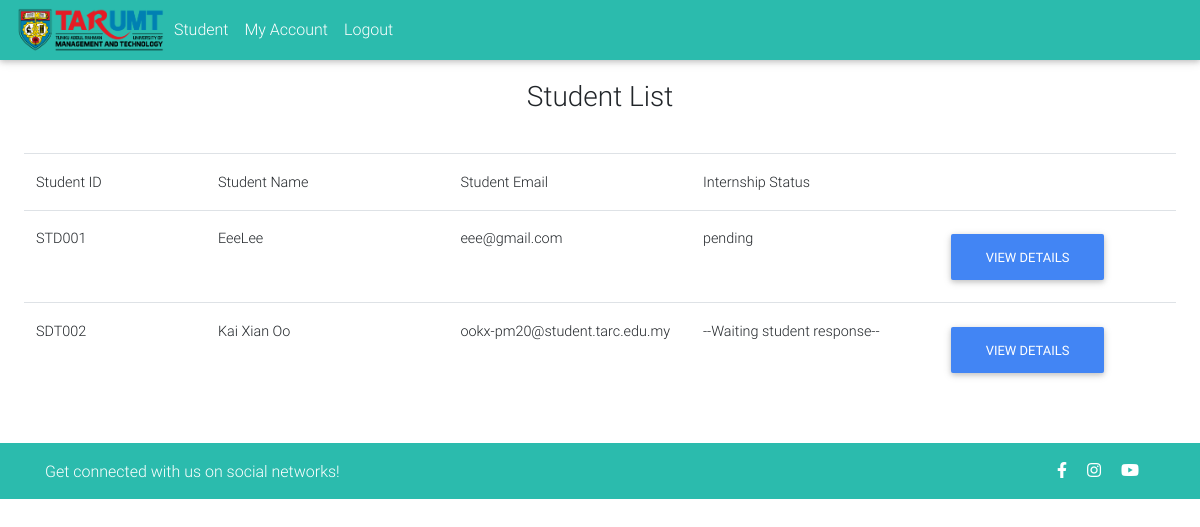
The page /supervisor/studentList.php (signed in) on the database its author committed.
### tables this page shows
CREATE TABLE `student` (
  `studentID` varchar(100) NOT NULL,
  `name` varchar(100) NOT NULL,
  `email` varchar(100) NOT NULL,
  `password` varchar(100) NOT NULL,
  `course` varchar(100) NOT NULL,
  `supervisorID` varchar(100) DEFAULT NULL
);

CREATE TABLE `internship` (
  `internshipID` varchar(100) NOT NULL,
  `companyName` varchar(200) NOT NULL,
  `location` varchar(100) NOT NULL,
  `startDate` varchar(100) NOT NULL,
  `endDate` varchar(100) NOT NULL,
  `status` varchar(100) NOT NULL,
  `studentID` varchar(100) DEFAULT NULL
);

### supervisor/studentList.php (the view, shortened to what this page needs)
<?php
  include('includes/header.php');
?>
<?php
    $id = $_SESSION['supervisorID'];
    $sql = "SELECT * FROM student WHERE supervisorID = '$id'";
  $students = $db->query($sql);
?>
<main>
  <h3 class="text-center p-3">Student List</h3>
  <div class="m-4" width="100%">
    <table class="table">
        <tr>
            <td width="15%">Student ID</td>
            <td width="20%">Student Name</td>
            <td width="20%">Student Email</td>
            <td width="20%">Internship Status</td>
            <td width="20%"></td>
        </tr>
    <?php while($student = mysqli_fetch_assoc($students)): ?>
        <tr>
            <td><?=$student['studentID'];?> </td>
            <td><?=$student['name'];?> </td>
            <td><?=$student['email'];?> </td>
            <?php
            $studentID = $student['studentID'];
            $sql1 = "SELECT * FROM Internship WHERE studentID = '$studentID'";
            $internships = $db->query($sql1);?>
            <td>
            <?php while($internship = mysqli_fetch_assoc($internships)): ?>
            <?=$internship['status'];?>
            <?php endwhile;?>
            <?php if (mysqli_num_rows($internships) === 0): ?>
            <p>--Waiting student response--</p>
            <?php endif; ?>
            </td>
            <?php
                echo '<td><a href="studentDetails.php?studentID=' . $studentID . '"><button type="button" class="btn btn-primary">View Details</button></a></td>';
                ?>
</tr>
    <?php endwhile;?>
   </table>
  </div>
  <br>
</main>
<?php include 'includes/footer.php'; ?>

### rows shown on the page
student: studentID "STD001", name "EeeLee", email "eee@gmail.com"
internship: status "pending"
student: studentID "SDT002", name "Kai Xian Oo", email "ookx-pm20@student.tarc.edu.my", shows "--Waiting student response--"
